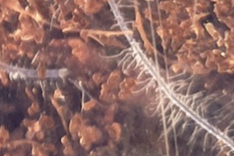
#> input picture TEST DATA/base/arb_lr.png, 234 x 156 px, shrunk from 306 x 204 before the run
$ python root_hair_counting.py
#> lines starting #> are read from the running program, lines starting #| are printed output that depends on the picture; after the words box and inside, x2 and y2 are one past the last pixel; in counts of white or black regions, pixels touching at a corner belong together
#> in get_image_hair_count, image is the input picture: shape (156, 234, 3); mean B, G, R 101.6, 106.6, 142.3
import os
import time

import matplotlib.pyplot as plt
import cv2
import numpy as np

RIGHT_TAIL_THRESHOLD = 0.75
id_ = 0


# [28 lines left out: function plot_histogram_with_thresholds, not called in this run]


def img_intensity_range(img, bins, plot=False):
    img_ch = cv2.cvtColor(img, cv2.COLOR_BGR2GRAY)
    mask = np.zeros_like(img_ch)
    mask[(img_ch >= bins[0]) & (img_ch <= bins[1])] = 255

    if plot:
        plt.title(f'only {bins} range pixels')
        plt.imshow(mask, cmap='gray')
        plt.show()
    return mask


def get_largest_contur(bin_image_, plot_=False):
    contours, _ = cv2.findContours(bin_image_, cv2.RETR_TREE, cv2.CHAIN_APPROX_SIMPLE)
    black_image = np.zeros(bin_image_.shape, dtype=np.uint8)
    if len(contours) > 0:
        largest_contour = max(contours, key=cv2.contourArea)
        cv2.drawContours(black_image, [largest_contour], -1, 255, -1)

    if plot_:
        file_name = fr"C:\Users\Ofek\Projects\OferHadar\RootHairsAnalysis\results\operated\binary_.png"
        cv2.imwrite(file_name, black_image)
        plt.imshow(black_image, cmap='gray')
        plt.show()
    return black_image


def get_hairs_contours(binary_image, filename=None, plot_=False, truth_count="", suptitle_=None):
    hairs_bin_image = get_hairs_tips_bin_image(binary_image)
    hairs_dilated = cv2.dilate(hairs_bin_image.copy(), np.ones((3, 3), np.uint8), iterations=2)

    hairs_contours, _ = cv2.findContours(hairs_bin_image, cv2.RETR_EXTERNAL, cv2.CHAIN_APPROX_SIMPLE)

    if plot_ or filename:

        fig, ax = plt.subplots(1, 2, figsize=(45, 15))
        font_size = 50
        if suptitle_ is not None:
            fig.suptitle(f'{suptitle_}', fontsize=font_size)

        ax[0].imshow(binary_image, cmap='gray')
        if truth_count != "":
            truth_count = f'hair count={truth_count}'
        ax[0].set_title(f'Base Binary image {truth_count}', fontsize=font_size)

        # ax[1].imshow(hairs_dilated, cmap='gray')
        # ax[1].set_title('Found Hair Tips', fontsize=font_size)
        image_hairs_highlight = draw_overlay_on_canvas(binary_image, hairs_dilated)
        ax[1].imshow(image_hairs_highlight)
        ax[1].set_title(f'predicted hair count = {len(hairs_contours)}', fontsize=font_size)
        plt.axis('off')

    if filename is not None:
        plt.savefig(filename)

    if plot_:
        plt.show()

    return hairs_contours


def get_hairs_tips_bin_image(binary_image):
    # temp_path = r"C:\Users\Ofek\Projects\OferHadar\RootHairSementationModel\save_dump\haircounting"
    kernel = np.ones((3, 3), np.uint8)

    # cv2.imwrite(f"{temp_path}\\im_1_base.jpg", binary_image)

    bin_image_morph = cv2.morphologyEx(binary_image, cv2.MORPH_OPEN, kernel)

    # cv2.imwrite(f"{temp_path}\\im_2_open.jpg", bin_image_morph)

    bin_image_morph = cv2.morphologyEx(bin_image_morph, cv2.MORPH_CLOSE, kernel)

    # cv2.imwrite(f"{temp_path}\\im_3_close.jpg", bin_image_morph)

    hairs = cv2.subtract(binary_image, bin_image_morph)
    # hairs = cv2.erode(hairs, kernel, iterations=1)
    hairs = cv2.dilate(hairs, kernel, iterations=2)
    return hairs


def draw_overlay_on_canvas(canvas_image, overlay_image):
    canvas_image[canvas_image > 0] = 255
    canvas_color = cv2.cvtColor(canvas_image, cv2.COLOR_GRAY2BGR)
    y, x = np.where(overlay_image > 0)
    canvas_color[y, x] = [0, 255, 0]

    return canvas_color


def find_right_tail_threshold(img, TH_value=None, plot_=False):
#> called with plot_ = True
    vals = cv2.cvtColor(img, cv2.COLOR_BGR2GRAY).flatten()
    counts, bins = np.histogram(vals, range(256))
#> counts = 255 values, max 536 at index 92, min 0 at index 0, mean 143.2; bins = 256 values from 0 to 255
    counts = counts / np.max(counts)
#> counts = 255 values, max 1 at index 92, min 0 at index 0, mean 0.267
    peak_x = np.argmax(counts)
#> peak_x = 92
    right_hist = counts[peak_x:]
#> right_hist = 163 values, max 1 at index 0, min 0 at index 155, mean 0.309
    right_hist_sum = np.sum(right_hist)
#> right_hist_sum = 50.41
    sum_ = 0
    for i in range(len(right_hist)):
        sum_ += right_hist[i]
        if sum_ / right_hist_sum > RIGHT_TAIL_THRESHOLD:
            break
#> this loop made 56 passes
#> sum_ on passes 1 to 12: 1, 1.97, 2.88, 3.78, 4.71, 5.57, 6.37, 7.21, 8.07, 8.89, 9.81, 10.65
#> after the loop, sum_ = 38.06

    pos = peak_x + i
#> pos = 147

    if plot_:
        y_text = np.max(counts) / 2
#> y_text = 0.5
        bar_list = plt.bar(bins[:-1] - 0.5, counts, width=1, edgecolor='none')
#> bar_list = 255 items
        for j in range(pos, 255):
            bar_list[j].set_color('red')
        plt.xlim([-0.5, 255.5])
        plt.text(peak_x + 2, y_text + 0.15, f'Peak\n', color='white', fontsize=10, bbox=dict(facecolor='k', alpha=0.8))

        plt.axvline(x=peak_x, color='k', linestyle='-', label=f'Peak x={peak_x}', alpha=0.5)

        plt.text(peak_x + i + 2, y_text - 0.3, f'{int((1 - RIGHT_TAIL_THRESHOLD) * 100)}% sum\nfrom peak', fontsize=10,
                 bbox=dict(facecolor='r', alpha=0.8))
        plt.axvline(x=pos, color='r', linestyle='-', label=f'Our x={pos}')

        if TH_value is not None:
            plt.text(TH_value + 2, y_text - 0.1, f'OTSU', fontsize=10, bbox=dict(facecolor='blue', alpha=0.8))
            plt.axvline(x=TH_value, color='b', linestyle='-', label=f'OTSU x={TH_value}')

        plt.legend()
        plt.show()
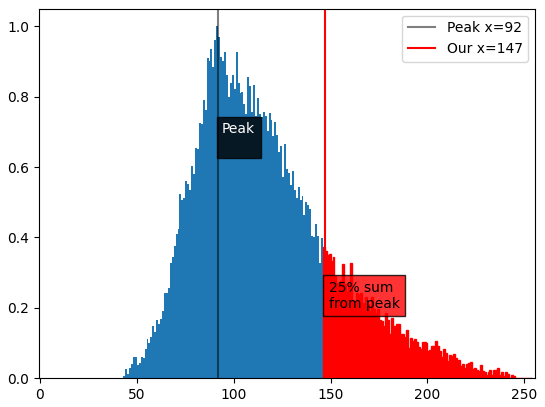
#> figure drawn by matplotlib, 1 panel; tallest bar 1 high, from x = 91 to 92
    return pos


# [12 lines left out: function draw_contours, not called in this run]


def get_root_and_hairs_mask_OG(image, plot_report_, return_TH_value=False):
    x_pos = find_right_tail_threshold(image, plot_=plot_report_)
#> x_pos = 147
    print(f'original TH value {x_pos}')
#| original TH value 147
    chosen_range = (int(x_pos), 255)
#> chosen_range = (147, 255)
    bin_image = img_intensity_range(image, chosen_range, plot=plot_report_)
#> in img_intensity_range, `img_ch = cv2.cvtColor(img, cv2.COLOR_BGR2GRAY)`:
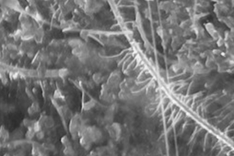
#> img_ch: shape (156, 234); min 40, max 249, mean 116.7
#> in img_intensity_range, `plt.show()`:
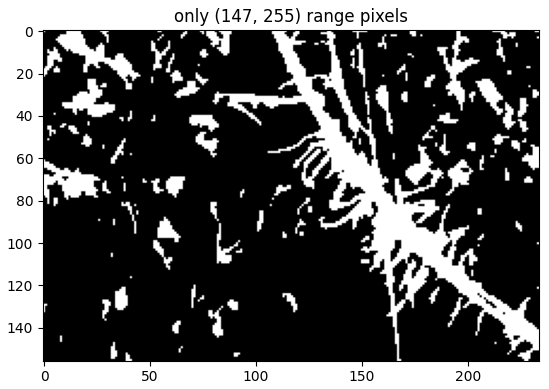
#> figure drawn by matplotlib, 1 panel
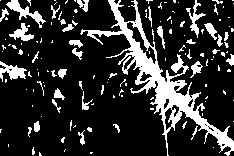
#> bin_image: shape (156, 234); 18.7% white; 142 white regions (105 under 20 px)
    root_image = get_largest_contur(bin_image, plot_report_)
#> in get_largest_contur, `contours, _ = cv2.findContours(bin_image_, cv2.RETR_TREE, cv2.CHAIN_AP..`: contours = 161 contours, 132 with area under 20; largest, box (x1, y1, x2, y2) and area: (80, 0, 234, 156) 3732, (126, 21, 157, 65) 344, (6, 0, 46, 28) 248, (0, 61, 27, 82) 214, (9, 23, 34, 41) 156
#> in get_largest_contur, `largest_contour = max(contours, key=cv2.contourArea)`: largest_contour = contour of 695 points, box (x1, y1, x2, y2) (80, 0, 234, 156), area 3732
#> in get_largest_contur, `cv2.drawContours(black_image, [largest_contour], -1, 255, -1)`: black_image: shape (156, 234); 11.9% white; 1 white region, box (x1, y1, x2, y2) and area: (80, 0, 234, 156) 4342
    if return_TH_value:
        return root_image, x_pos
    return root_image


# [93 lines left out: functions get_root_and_hairs_mask_OTSU, find_triangle_threshold, get_root_and_hairs_mask_Triangle, get_root_and_hairs_mask_AdaptiveMean, get_root_and_hairs_mask_AdaptiveGaussian, not called in this run]


def get_title(full_path):
    title_name = full_path.split('\\')[-1].split('.')[0]
    return " ".join(title_name.split('_'))


# [5 lines left out: function save_plot, not called in this run]


def get_image_hair_count(image_path, th_algo="Our", plot_report=False, blur=None, save_bin=None):
    # save_path = r'TEST DATA/results/lr/lr_bell.png'
    # file_title = get_title(image_path)
    sup_tit = ""
    if blur is not None:
        sup_tit = f'OSTU algo blur kernal ({blur[0]}, {blur[1]}) sigma {blur[2]}'
    image = cv2.imread(image_path)

    if th_algo == "Our":
        root_bin_image = get_root_and_hairs_mask_OG(image, plot_report)
    elif th_algo == "OTSU":
        root_bin_image = get_root_and_hairs_mask_OTSU(image, plot_report, blur_=blur)
    elif th_algo == "Triangle":
        root_bin_image = get_root_and_hairs_mask_Triangle(image, plot_report)
    elif th_algo == "Adaptive Mean":
        root_bin_image = get_root_and_hairs_mask_AdaptiveMean(image, plot_report)
    elif th_algo == "Adaptive Gaussian":
        root_bin_image = get_root_and_hairs_mask_AdaptiveGaussian(image, plot_report)
    else:
        raise ValueError(f"Unknown thresholding algorithm: {th_algo}")

    hair_contours = get_hairs_contours(root_bin_image, filename=save_bin, plot_=plot_report, suptitle_=sup_tit)
#> in get_hairs_tips_bin_image, `bin_image_morph = cv2.morphologyEx(binary_image, cv2.MORPH_OPEN, kernel)`: bin_image_morph: shape (156, 234); 10.5% white; 8 white regions (6 under 20 px), largest, box (x1, y1, x2, y2) and area: (88, 0, 234, 151) 3650, (171, 58, 183, 72) 93
#> in get_hairs_tips_bin_image, `bin_image_morph = cv2.morphologyEx(bin_image_morph, cv2.MORPH_CLOSE, k..`:
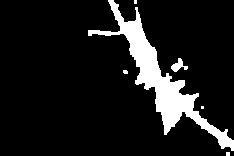
#> bin_image_morph: shape (156, 234); 10.7% white; 6 white regions (4 under 20 px), largest, box (x1, y1, x2, y2) and area: (88, 0, 234, 151) 3738, (171, 58, 188, 72) 112
#> in get_hairs_tips_bin_image, `hairs = cv2.subtract(binary_image, bin_image_morph)`: hairs: shape (156, 234); 1.4% white in thin lines or dots, all inside (x1, y1, x2, y2) = (80, 0, 231, 156)
#> in get_hairs_tips_bin_image, `hairs = cv2.dilate(hairs, kernel, iterations=2)`: hairs: shape (156, 234); 8% white; 21 white regions, largest, box (x1, y1, x2, y2) and area: (104, 46, 142, 77) 565, (159, 52, 191, 84) 380, (78, 27, 105, 47) 265
#> in get_hairs_contours, `hairs_dilated = cv2.dilate(hairs_bin_image.copy(), np.ones((3, 3), np...`:
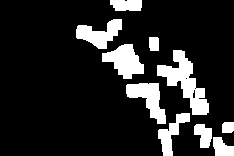
#> hairs_dilated: shape (156, 234); 15% white; 10 white regions
#> in get_hairs_contours, `hairs_contours, _ = cv2.findContours(hairs_bin_image, cv2.RETR_EXTERNA..`: hairs_contours = 21 contours, 1 with area under 20; largest, box (x1, y1, x2, y2) and area: (104, 46, 142, 77) 506, (159, 52, 191, 84) 312, (78, 27, 105, 47) 227, (128, 85, 157, 96) 191, (215, 139, 233, 156) 130
#> in draw_overlay_on_canvas, `canvas_color = cv2.cvtColor(canvas_image, cv2.COLOR_GRAY2BGR)`: canvas_color: shape (156, 234, 3); 11.9% white; 1 white region
#> in draw_overlay_on_canvas, `y, x = np.where(overlay_image > 0)`: y = 5468 values from 0 to 155; x = 5468 values, max 233 at index 4339, min 76 at index 511, mean 156.8
#> in draw_overlay_on_canvas, `canvas_color[y, x] = [0, 255, 0]`:
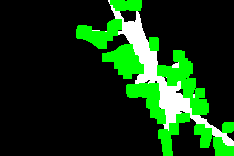
#> canvas_color: shape (156, 234, 3); mean B, G, R 18, 56.2, 18
#> hair_contours has the same summary as hairs_contours in get_hairs_contours
    hair_num = len(hair_contours)
#> hair_num = 21
    # [6 lines of commented-out code are left out]
    return hair_num


def set_right_tail_threshold(value):
    global RIGHT_TAIL_THRESHOLD
    RIGHT_TAIL_THRESHOLD = value


# [22 lines left out: function process_and_plot_influence, not called in this run]


if __name__ == '__main__':
    image_paths = [r'TEST DATA/base/arb_lr.png',
                   r'TEST DATA/base/bell_lr.jpg']

    # [5 lines of commented-out code are left out]
    n_hairs = get_image_hair_count(image_paths[0], th_algo="Our", plot_report=True)
#> n_hairs = 21
    # [24 lines of commented-out code are left out]

$ run again, with results/type_2/zoomIn.png copied over TEST DATA/base/arb_lr.png
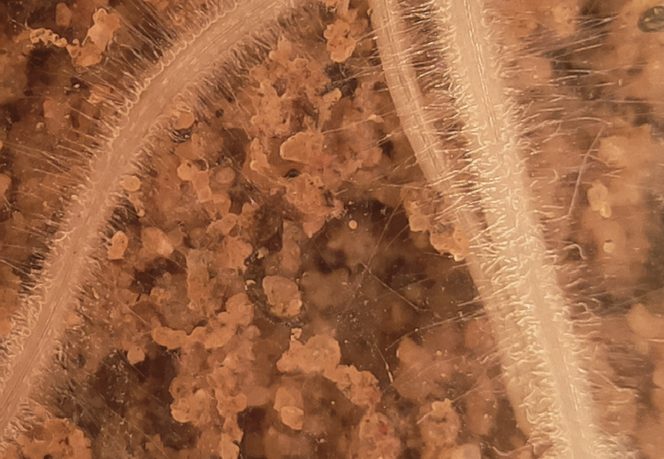
#> input picture results/type_2/zoomIn.png, 664 x 459 px, shrunk from 868 x 601 before the run
#> in get_image_hair_count, image is the input picture: shape (459, 664, 3); mean B, G, R 68.4, 103.6, 159.4
#> in find_right_tail_threshold, `counts, bins = np.histogram(vals, range(256))`: counts = 255 values, max 3493 at index 104, min 0 at index 0, mean 1195.2; bins = 256 values from 0 to 255
#> in find_right_tail_threshold, `counts = counts / np.max(counts)`: counts = 255 values, max 1 at index 104, min 0 at index 0, mean 0.342
#> peak_x = 104
#> right_hist = 151 values, max 1 at index 0, min 0 at index 133, mean 0.358
#> right_hist_sum = 54.1
#> the loop in find_right_tail_threshold, `for i in range(len(right_hist)):` made 48 passes
#> sum_ on passes 1 to 8: 1, 1.96, 2.92, 3.85, 4.81, 5.73, 6.65, 7.58
#> after the loop in find_right_tail_threshold, `for i in range(len(right_hist)):`: sum_ = 40.75
#> pos = 151
#> y_text = 0.5
#> bar_list = 255 items
#> x_pos = 151
#| original TH value 151
#> chosen_range = (151, 255)
#> in get_root_and_hairs_mask_OG, `bin_image = img_intensity_range(image, chosen_range, plot=plot_report_)`:
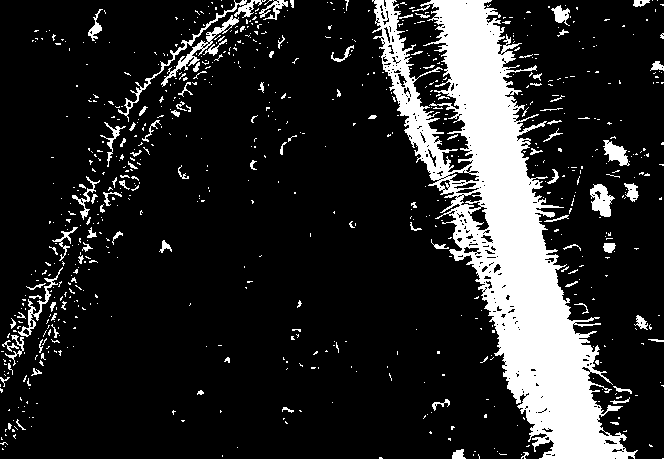
#> bin_image: shape (459, 664); 15.9% white; 755 white regions (656 under 20 px)
#> contours = 1086 contours, 1002 with area under 20; largest, box (x1, y1, x2, y2) and area: (372, 0, 638, 459) 38209, (161, 15, 239, 87) 517, (118, 0, 266, 122) 514, (590, 184, 615, 217) 466, (603, 140, 630, 166) 318
#> largest_contour = contour of 2451 points, box (x1, y1, x2, y2) (372, 0, 638, 459), area 38209
#> black_image: shape (459, 664); 13.2% white; 1 white region, box (x1, y1, x2, y2) and area: (372, 0, 638, 459) 40258
#> hairs_dilated: shape (459, 664); 6.3% white; 22 white regions
#> hairs_contours = 64 contours, 8 with area under 20; largest, box (x1, y1, x2, y2) and area: (434, 126, 473, 172) 810, (402, 42, 450, 95) 698, (417, 91, 462, 125) 643, (485, 6, 513, 48) 411, (587, 369, 615, 395) 406
#> y = 19139 values from 0 to 458; x = 19139 values, max 641 at index 18798, min 368 at index 0, mean 490.6
#> in draw_overlay_on_canvas, `canvas_color[y, x] = [0, 255, 0]`:
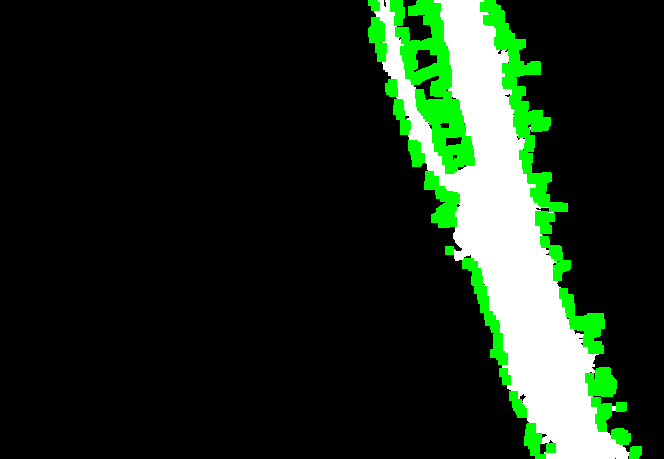
#> canvas_color: shape (459, 664, 3); mean B, G, R 27.9, 43.9, 27.9
#> hair_contours has the same summary as hairs_contours in get_hairs_contours
#> hair_num = 64
